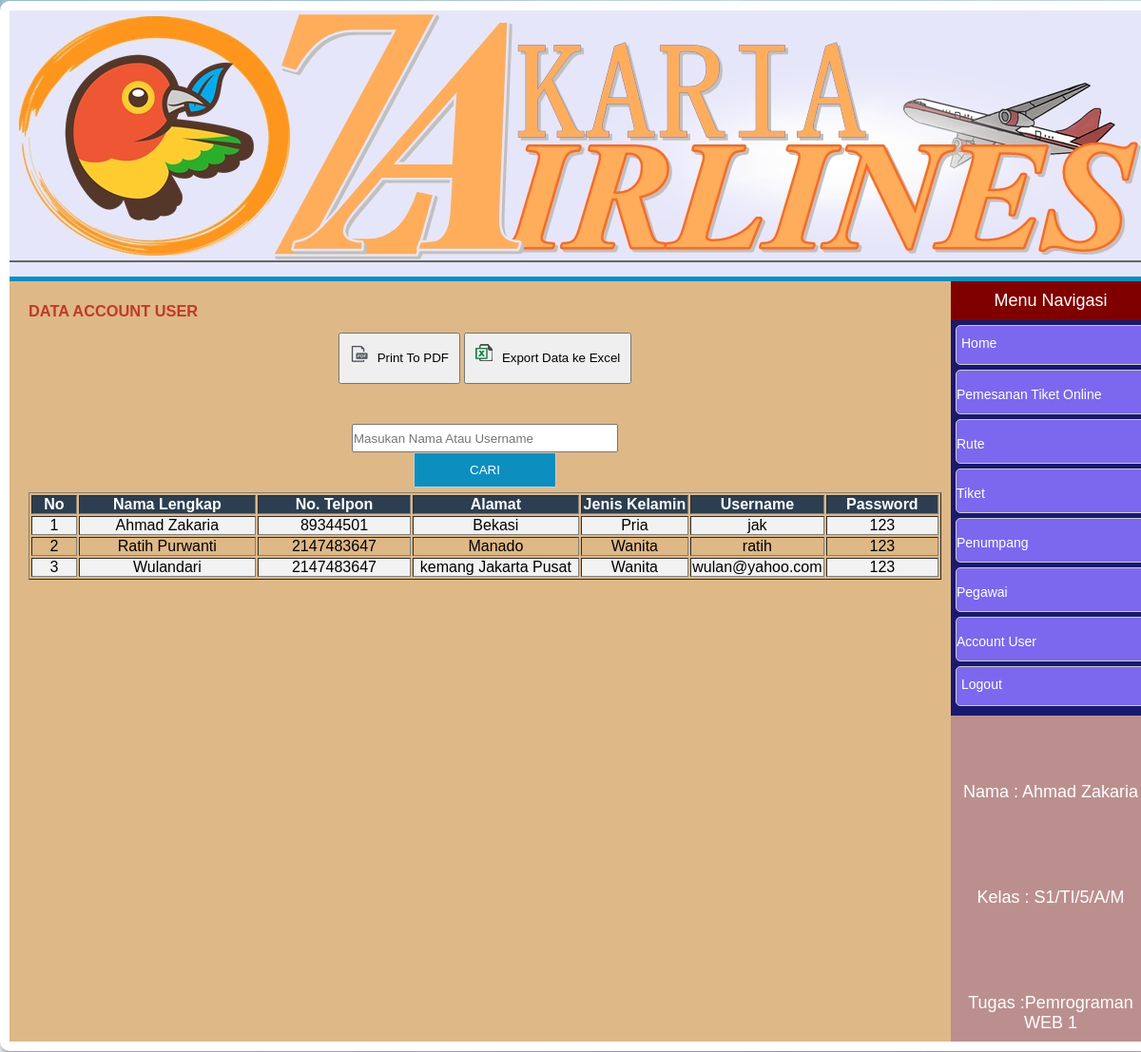
The page /admin/lihatdatauser.php (signed in) on the database its author committed.
### tables this page shows
CREATE TABLE `tbl_akunuser` (
  `nama_lengkap` varchar(50) NOT NULL,
  `no_telpon` int(12) NOT NULL,
  `alamat` varchar(50) NOT NULL,
  `jenis_kelamin` varchar(10) NOT NULL,
  `username` varchar(50) NOT NULL,
  `password` varchar(50) NOT NULL
);

### admin/lihatdatauser.php (the view, shortened to what this page needs)
<?php
include('template/top.php');
include('template/navigasi.php');
?>
<div id="main">
	<div class="content">
		<h3>Data Account User</h3>
					<p align=center><a href="export/exportpdf_akunuser.php"><button class="print"><img src="img/pdf.png">Print To PDF</button>
		<a href="export/exportexcel_akunuser.php"><button class="print"><img src="img/excel.png">Export Data ke Excel</button></a></p>
	<br>
	<br>
		<form action="" method="POST">
	<p align=center><input type="text" name="query" style="width: 280px; height: 30px;" placeholder="Masukan Nama Atau Username" autofocus autocomplete="off" /></p>
				<div class="input-group"><p align=center><input type="submit" name="cari" value="Cari" class="btn" style="width:150px";>
				</div>
				</form>
<table id="tabel"  border="1" cellpadding="3" >
<tr>
		<th style="width: 60px;">No</th>
		<th style="width: 250px;">Nama Lengkap</th>
		<th style="width: 200px;">No. Telpon</th>
		<th style="width: 240px;">Alamat</th>
		<th style="width: 140px;">Jenis Kelamin</th>
		<th style="width: 140px;">Username</th>
		<th style="width: 140px;">Password</th>
	</tr>
				<?php include('koneksi/conn.php');
			$no=1;
	$query = $_POST['query'];
	if ($query !=''){
	$select = mysql_query("SELECT * FROM tbl_akunuser where nama_lengkap like '%$query%' or username like '%query%'");
	}else{
		$select = mysql_query("SELECT * FROM tbl_akunuser ORDER by nama_lengkap ASC");
	}
	while ($data = mysql_fetch_array ($select)){
		?>
		<tr>
			<td><p align=center><?php echo $no++?></td>
			<td><p align=center><?php echo $data['nama_lengkap'];?></td>
			<td><p align=center><?php echo $data['no_telpon']; ?></td>
			<td><p align=center><?php echo $data['alamat']; ?></td>
			<td><p align=center><?php echo $data['jenis_kelamin'];?></td>
			<td><p align=center><?php echo $data['username']; ?></td>
			<td><p align=center><?php echo $data['password']; ?></td>
		</tr>
		<?php } ?>
	</table>
</div>
</div>
<?php include('template/footer.php'); ?>

### admin/style.css (style rules this page uses)
* { padding: 0; margin: 0; }
body { background: url(img/3.jpg) no-repeat fixed; background-size: cover; font-family: 'Oxygen', sans-serif; font-size: 14px; }
a:link { text-decoration: none; color: #fff; }
#main { background-color: #403F3F; }
.content { width: 960px; padding: 10px 0; float: left; margin-left: 20px; color: #c0392b; }
.content h3 { text-transform: uppercase; color: #c0392b; height: 20px; margin: 12px 0; }
.input-group { margin-bottom: 5px; }
.input-group input { padding:10px; border:1px solid #ccc; }
.btn { border: none; padding: 10px; background: #0C8FBF; color: #fff; text-transform: uppercase; text-align: center; cursor: pointer; }
tr:nth-child(even) { background-color: #f2f2f2 }
th { background-color:#2c3e50; color: white; text-align: center; }
.print { padding: 10px; line-height: 30px; margin-bottom: 10px; }
.print img { padding-right: 10px; float: left; }

### rows shown on the page
tbl_akunuser: nama_lengkap "Ahmad Zakaria", no_telpon "89344501", alamat "Bekasi", jenis_kelamin "Pria", username "jak", password "123"
tbl_akunuser: nama_lengkap "Ratih Purwanti", no_telpon "2147483647", alamat "Manado", jenis_kelamin "Wanita", username "ratih", password "123"
tbl_akunuser: nama_lengkap "Wulandari", no_telpon "2147483647", alamat "kemang Jakarta Pusat", jenis_kelamin "Wanita", username "wulan@yahoo.com", password "123"
